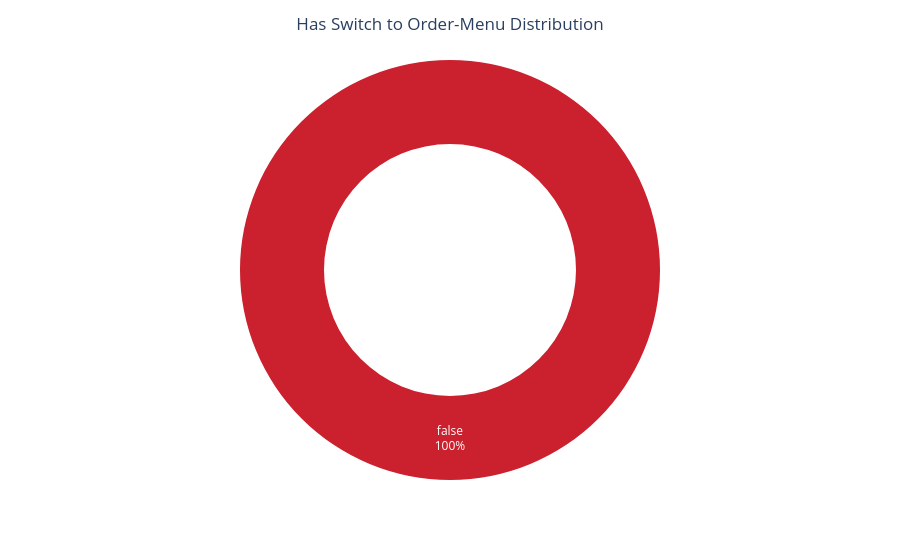

Notebook code for this chart:
### Markdown cell above
Only 0.4% of the restaurants have Is Delivering Now Option.

### Code cell
# Count of Restaurants with Swtich to Order Menu Option
plt.figure(figsize=(6,6))

switch_to_order_menu_count = df['Switch_to_order_menu'].value_counts(ascending=False).reset_index()
switch_to_order_menu_count.columns = ['Switch_to_order_menu', 'Count']

fig = px.pie(switch_to_order_menu_count, names='Switch_to_order_menu', values='Count', hole=0.6, color_discrete_sequence=colors)
fig.update_traces(textinfo='percent+label')
fig.update_layout(title='Has Switch to Order-Menu Distribution', title_x=0.5, showlegend=False)
fig.show()

### Figure 1 — Plotly figure (JSON) as saved in the notebook; plotly's stock layout.template omitted (floating-point values rounded to 4 significant figures)
{"data": [{"domain": {"x": [0, 1], "y": [0, 1]}, "hole": 0.6, "hovertemplate": "Switch_to_order_menu=%{label}<br>Count=%{value}<extra></extra>", "labels": [false], "legendgroup": "", "name": "", "showlegend": true, "textinfo": "percent+label", "type": "pie", "values": [9542]}], "layout": {"legend": {"tracegroupgap": 0}, "margin": {"t": 60}, "piecolorway": ["#CB202D", "#E0E0E0"], "showlegend": false, "title": {"text": "Has Switch to Order-Menu Distribution", "x": 0.5}}}
